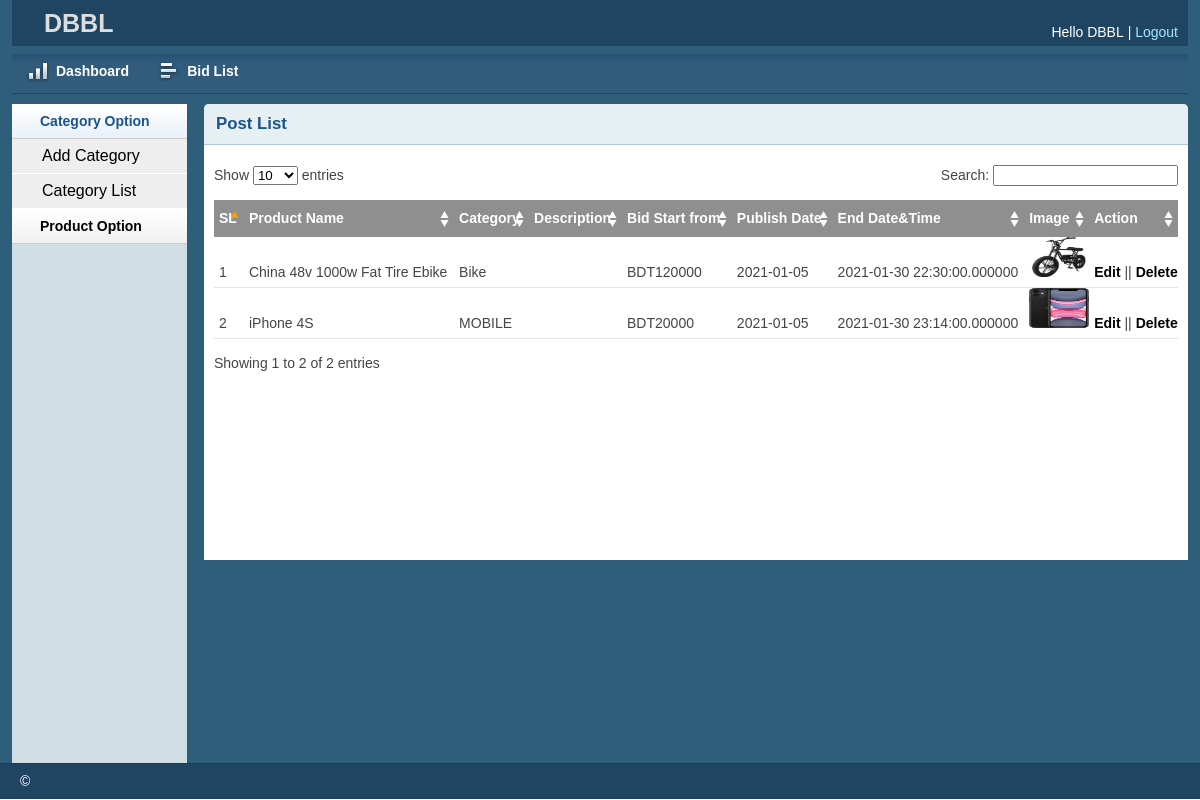
/Bank/productlist.php (signed in), run on the app's committed database.
### tables this page shows
CREATE TABLE `tbl_product` (
  `productId` int(11) NOT NULL,
  `productName` varchar(255) NOT NULL,
  `catId` int(11) DEFAULT NULL,
  `body` text DEFAULT NULL,
  `bid_start_from` float DEFAULT NULL,
  `image` varchar(255) DEFAULT NULL,
  `publish_date` date DEFAULT NULL,
  `end_date_time` datetime(6) DEFAULT NULL,
  `bank_name` varchar(250) DEFAULT NULL,
  `id` int(11) NOT NULL,
  `rand_id` int(11) NOT NULL
);

CREATE TABLE `tbl_category` (
  `catId` int(11) NOT NULL,
  `catName` varchar(255) NOT NULL,
  `bank_name` varchar(250) NOT NULL
);

### lib/Database.php (called while the page is built, shortened)
<?php
Class Database{
 public $host   = DB_HOST;
 public $user   = DB_USER;
 public $pass   = DB_PASS;
 public $dbname = DB_NAME;
 public $link;
private function connectDB(){
 $this->link = new mysqli($this->host, $this->user, $this->pass,
  $this->dbname);
 }
public function select($query){
  $result = $this->link->query($query) or
   die($this->link->error.__LINE__);
  if($result->num_rows > 0){
    return $result;
  } else {
    return false;
  }
 }
}

### lib/Session.php (called while the page is built, shortened)
    <?php
class Session{
     public static function get($key){
      if (isset($_SESSION[$key])) {
       return $_SESSION[$key];
      } else {
       return false;
      }
     }
    }
    ?>

### classes/Product.php (called while the page is built, shortened)
<?php
$filepath = realpath(dirname(__FILE__));
include_once ($filepath.'/../lib/Database.php');
include_once ($filepath.'/../helper/Format.php');
?>
<?php
class Product
{
	private $db;
	public function __construct()
	{
		$this->db = new Database();
	}
		public function getAllProduct(){
			$bankName = Session::get('bank_name');
		$query = "SELECT * FROM tbl_product JOIN tbl_category ON tbl_product.catId = tbl_category.catId where tbl_product.bank_name = '$bankName'";
		$result = $this->db->select($query);
		return $result;
		}
}
?>

### helper/Format.php (called while the page is built, shortened)
<?php
class Format{
 public function textShorten($text, $limit = 400){
  $text = $text. " ";
  $text = substr($text, 0, $limit);
  $text = substr($text, 0, strrpos($text, ' '));
  $text = $text.".....";
  return $text;
 }
}
?>

### Bank/productlist.php (the view, shortened to what this page needs)
<?php include 'inc/header.php';?>
<?php include 'inc/sidebar.php';?>
<?php include '../classes/Product.php';?>
<?php include_once '../helper/Format.php';?>
<?php
  $pd = new Product();
  $fm = new Format();
?>
<div class="grid_10">
    <div class="box round first grid">
        <h2>Post List</h2>
        <div class="block">
            <table class="data display datatable" id="example">
			<thead>
				<tr>
					<th>SL</th>
					<th>Product Name</th>
					<th>Category</th>
					<th>Description</th>
					<th>Bid Start from</th>
					<th>Publish Date</th>
					<th>End Date&Time</th>
					<th>Image</th>
					<th>Action</th>
				</tr>
			</thead>
			<tbody>
				<?php
						$getPd = $pd->getAllProduct();
						if ($getPd) {
							$i = 0;
							while ($result = $getPd->fetch_assoc()) {
								$i++;
					?>
				<tr class="odd gradeX">
					<td><?php echo $i;?></td>
					<td><?php echo $result['productName']?></td>
					<td><?php echo $result['catName']?></td>
					<td><?php echo $fm->textShorten($result['body'],50)?></td>
					<td>BDT<?php echo $result['bid_start_from']?></td>
					<td><?php echo $result['publish_date']?></td>
					<td><?php echo $result['end_date_time']?></td>
					<td><img src="<?php echo $result['image']?>" height="40px" width="60px"/></td>
					<td><a href="productedit.php?productId=<?php echo $result['productId']?>">Edit</a> ||
							<a onclick="return confirm('Are You Sure?')" href="?delpro=<?php echo $result['productId']?>">Delete</a></td>
						</tr>
				<?php } } ?>
			</tbody>
		</table>
       </div>
    </div>
</div>
<?php include 'inc/footer.php';?>

### Bank/css/layout.css (style rules this page uses)
body { background: #fff none repeat scroll 0 0; color: #444; font-size: 14px; padding: 0; }
a { color: #000; font-weight:bold; text-decoration: none; }
h1, h2, h3, h4, h5, h6 { line-height:1.2em; margin-bottom:.3em; }
h2 { margin-top:1em; }
.box { background:#fff; margin-bottom:20px; padding:10px 10px 10px 10px; margin-left:-8px; }
.box.grid { padding-bottom:40px; }
.box.round { -moz-border-radius: 5px 5px 0px 0px; -webkit-border-radius: 5px 5px 0px 0px; border-radius: 5px 5px 0px 0px; }
.box h2 { font-size:1.2em; font-weight:bold; color:#1B548D; background:#E6F0F3; margin:-10px -10px 0 -10px; padding:10px 12px; border-bottom:1px solid #B3CBD6; -moz-border-radius: 5px 5px 0px 0px; -webkit-border-radius: 5px 5px 0px 0px; border-radius: 5px 5px 0px 0px; }
.box.first { min-height: 406px; }
.block { padding-top:20px; }
ul, ol { padding-top:0; }
.block { padding-bottom:1px; }
table.display { margin: 0 auto; clear: both; width: 100%; }
.sorting_asc { background: #8f8f8f url(../img/table/sort_asc.png) no-repeat center right; padding:8px 5px; text-align:left; color:#fff; }
.sorting { background:#8f8f8f url(../img/table/sort_both.png) no-repeat center right; padding:8px 5px; text-align:left; color:#fff; }
tr.odd { height: 30px; line-height: 30px; border-bottom:1px solid #e6e6e6; }
tr.even { height: 30px; line-height: 30px; border-bottom:1px solid #e6e6e6; }
tr.odd td, tr.even td { padding-left:5px; }

### data on the page
tbl_product: productName "China 48v 1000w Fat Tire Ebike", tbl_category.catName "Bike", bid_start_from "120000", publish_date "2021-01-05", end_date_time "2021-01-30 22:30:00.000000", image (picture)
tbl_product: productName "iPhone 4S", tbl_category.catName "MOBILE", bid_start_from "20000", publish_date "2021-01-05", end_date_time "2021-01-30 23:14:00.000000", image (picture)

### other printed values
Session::get('bank_name') "DBBL"
